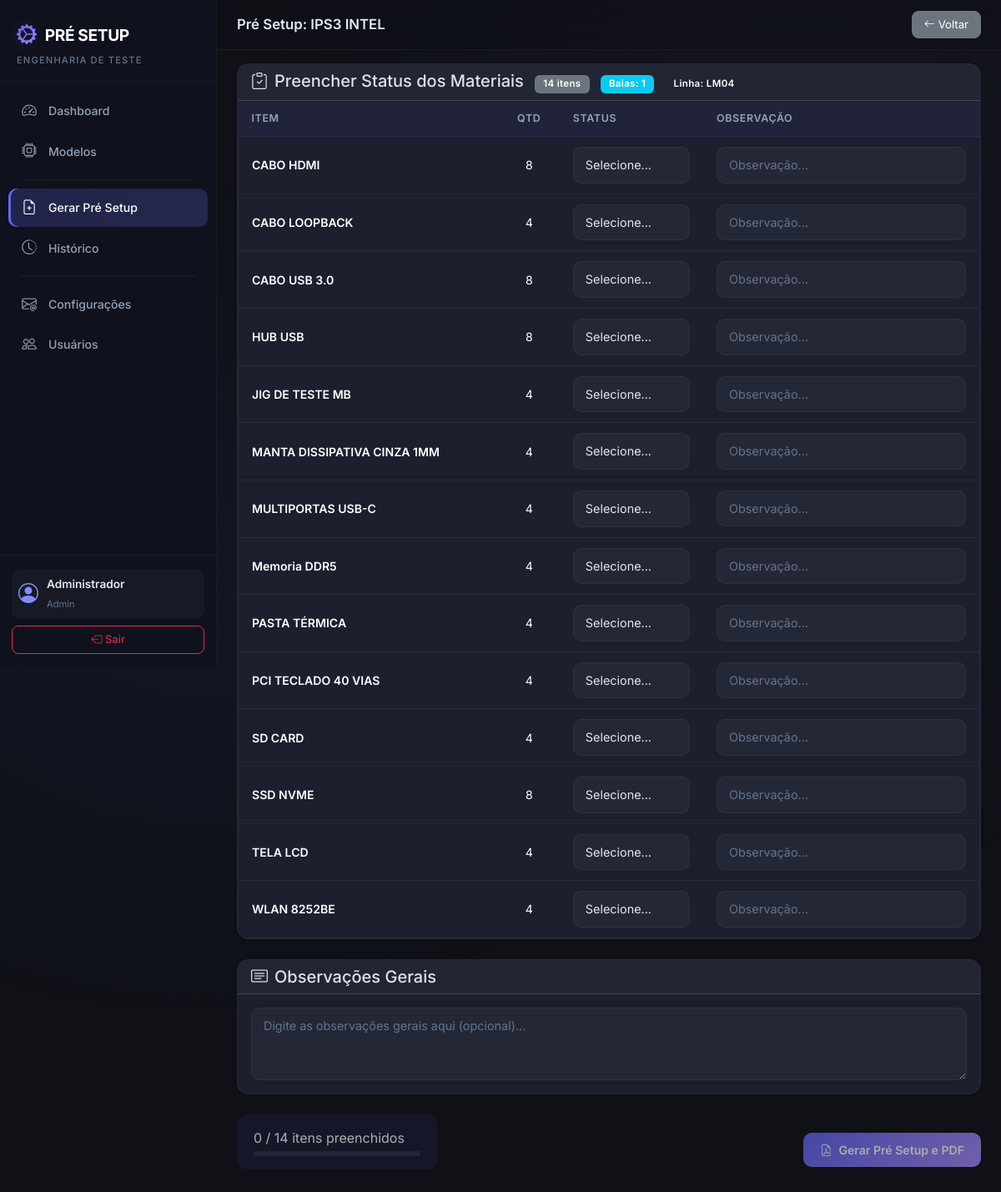
Page /setup/generate/3 (signed in) on the committed database.
### app/models.py (models this page shows, shortened)
class User(UserMixin, db.Model):
    __tablename__ = 'users'
    id = db.Column(db.Integer, primary_key=True)
    name = db.Column(db.String(150), nullable=False)
    username = db.Column(db.String(150), unique=True, nullable=False)
    email = db.Column(db.String(150), unique=True, nullable=True)
    password_hash = db.Column(db.String(256), nullable=False)
    profile = db.Column(db.String(50), nullable=False, default='Engenharia')  # Admin, Engenharia
    is_active_user = db.Column(db.Boolean, default=True)
    created_at = db.Column(db.DateTime, default=datetime.now)
    setups = db.relationship('PreSetup', backref='user', lazy='dynamic')
    @property
    def is_active(self):
        return self.is_active_user

class ProductModel(db.Model):
    __tablename__ = 'product_models'
    id = db.Column(db.Integer, primary_key=True)
    name = db.Column(db.String(150), unique=True, nullable=False)
    product_type = db.Column(db.String(50), nullable=False)  # Notebook, Desktop, Tiny
    station = db.Column(db.String(50), nullable=True)  # FCT, SHELL, IO
    is_active = db.Column(db.Boolean, default=True)
    created_at = db.Column(db.DateTime, default=datetime.now)
    template_items = db.relationship('TemplateItem', backref='product_model', lazy='dynamic',
                                     cascade='all, delete-orphan')
    items = db.relationship('Item', backref='product_model', lazy='dynamic',
                            cascade='all, delete-orphan')
    setups = db.relationship('PreSetup', backref='product_model', lazy='dynamic')

class Item(db.Model):
    __tablename__ = 'items'
    id = db.Column(db.Integer, primary_key=True)
    product_model_id = db.Column(db.Integer, db.ForeignKey('product_models.id'), nullable=True) # Temporarily nullable for migration
    name = db.Column(db.String(200), nullable=False)
    internal_code = db.Column(db.String(50), unique=False, nullable=True) # Removing unique constraint for simplicity
    category = db.Column(db.String(50), nullable=False, default='GERAL')
    description = db.Column(db.Text, nullable=True)
    image_filename = db.Column(db.String(300), nullable=True)
    quantity = db.Column(db.Integer, nullable=False, default=1)
    is_active = db.Column(db.Boolean, default=True)
    created_at = db.Column(db.DateTime, default=datetime.now)

### app/setup_requests/routes.py (the view)
@setup_bp.route('/generate/<int:model_id>')
@login_required
def generate_form(model_id):
    model = ProductModel.query.get_or_404(model_id)
    template_items = TemplateItem.query.filter_by(product_model_id=model_id).all()
    materials = Item.query.filter_by(product_model_id=model_id, is_active=True).order_by(Item.name).all()
    num_bays = request.args.get('num_bays', 1)
    linha = request.args.get('linha', 'LM04')
    return render_template('setup/generate_form.html',
                           model=model,
                           template_items=template_items,
                           materials=materials,
                           num_bays=num_bays,
                           linha=linha)

### app/models.py (called while the page is built)
@login_manager.user_loader
def load_user(user_id):
    return User.query.get(int(user_id))

### app/templates/setup/generate_form.html (shortened to what this page needs)
{% extends "base.html" %}
{% block page_title %}Pré Setup: {{ model.name }}{% endblock %}
{% block page_actions %}
<a href="{{ url_for('setup_requests.generate_select') }}" class="btn btn-secondary btn-sm">
    <i class="bi bi-arrow-left me-1"></i>Voltar
</a>
{% endblock %}
{% block content %}
<form method="POST" action="{{ url_for('setup_requests.generate_submit', model_id=model.id) }}" id="setupForm">
    <div class="card card-custom mb-4">
        <div class="card-header card-header-custom">
            <h5 class="mb-0">
                <i class="bi bi-clipboard-check me-2"></i>Preencher Status dos Materiais
                <span class="badge bg-secondary ms-2">{{ materials | length }} itens</span>
                <span class="badge bg-info ms-2">Baias: {{ num_bays }}</span>
                <span class="badge bg-purple ms-2">Linha: {{ linha }}</span>
            </h5>
        </div>
        <div class="card-body p-0">
            <div class="table-responsive">
                <table class="table table-custom mb-0">
                    <thead>
                        <tr>
                            <th>Item</th>
                            <th class="text-center">Qtd</th>
                            <th>Status</th>
                            <th>Observação</th>
                        </tr>
                    </thead>
                    <tbody>
                        {% if model.product_type in ['Notebook', 'Tiny'] %}
                            {% set qty_multiplier = 4 %}
                        {% else %}
                            {% set qty_multiplier = 3 %}
                        {% endif %}
                        {% for material in materials %}
                        <tr class="setup-item-row" data-item-id="{{ material.id }}">
                            <td class="fw-semibold">{{ material.name }}</td>
                            <td class="text-center">{{ material.quantity * qty_multiplier * num_bays|int }}</td>
                            <td style="min-width: 140px;">
                                <select class="form-select form-select-sm status-select" name="status_{{ material.id }}" required
                                        onchange="handleStatusChange(this, {{ material.id }})">
                                    <option value="">Selecione...</option>
                                </select>
                            </td>
                            <td>
                                <input type="text" class="form-control form-control-sm" name="observation_{{ material.id }}"
                                       id="obs_{{ material.id }}" placeholder="Observação...">
                            </td>
                        </tr>
                        {% endfor %}
                    </tbody>
                </table>
            </div>
        </div>
    </div>
    <div class="card card-custom mb-4">
        <div class="card-header card-header-custom">
            <h5 class="mb-0">
                <i class="bi bi-card-text me-2"></i>Observações Gerais
            </h5>
        </div>
        <div class="card-body p-3">
            <textarea class="form-control" name="general_observations" rows="3" placeholder="Digite as observações gerais aqui (opcional)..."></textarea>
        </div>
    </div>
    <div class="d-flex justify-content-between align-items-center">
        <div class="setup-progress">
            <span class="text-muted" id="progressText">0 / {{ materials | length }} itens preenchidos</span>
            <div class="progress mt-1" style="width: 200px; height: 6px;">
            </div>
        </div>
        <button type="submit" class="btn btn-primary btn-lg" id="generateBtn">
            <i class="bi bi-file-earmark-pdf me-2"></i>Gerar Pré Setup e PDF
        </button>
    </div>
</form>
{% endblock %}

### app/templates/base.html (shortened to what this page needs)
<!DOCTYPE html>
<html lang="pt-BR" data-bs-theme="dark">
<head>
    <link href="https://cdn.jsdelivr.net/npm/bootstrap@5.3.3/dist/css/bootstrap.min.css" rel="stylesheet">
    <link href="https://cdn.jsdelivr.net/npm/bootstrap-icons@1.11.3/font/bootstrap-icons.min.css" rel="stylesheet">
    <link rel="stylesheet" href="{{ url_for('static', filename='css/style.css') }}">
</head>
<body>
    {% if current_user.is_authenticated %}
    <nav class="sidebar" id="sidebar">
        <div class="sidebar-header">
            <div class="sidebar-brand">
                <i class="bi bi-gear-wide-connected"></i>
                <span>PRÉ SETUP</span>
            </div>
            <small class="sidebar-subtitle">Engenharia de Teste</small>
        </div>
        <ul class="sidebar-nav">
            <li class="sidebar-nav-item">
                <a href="{{ url_for('dashboard.index') }}" class="sidebar-nav-link {% if request.endpoint == 'dashboard.index' %}active{% endif %}">
                    <i class="bi bi-speedometer2"></i>
                    <span>Dashboard</span>
                </a>
            </li>
            {% if current_user.profile == 'Admin' %}
            <li class="sidebar-nav-item">
                <a href="{{ url_for('models_blueprint.index') }}" class="sidebar-nav-link {% if 'models_blueprint' in request.endpoint %}active{% endif %}">
                    <i class="bi bi-cpu"></i>
                    <span>Modelos</span>
                </a>
            </li>
            {% endif %}
            <li class="sidebar-divider"></li>
            <li class="sidebar-nav-item">
                <a href="{{ url_for('setup_requests.generate_select') }}" class="sidebar-nav-link {% if request.endpoint == 'setup_requests.generate_select' or request.endpoint == 'setup_requests.generate_form' %}active{% endif %}">
                    <i class="bi bi-file-earmark-plus"></i>
                    <span>Gerar Pré Setup</span>
                </a>
            </li>
            <li class="sidebar-nav-item">
                <a href="{{ url_for('setup_requests.history') }}" class="sidebar-nav-link {% if request.endpoint == 'setup_requests.history' or request.endpoint == 'setup_requests.detail' %}active{% endif %}">
                    <i class="bi bi-clock-history"></i>
                    <span>Histórico</span>
                </a>
            </li>
            {% if current_user.profile == 'Admin' %}
            <li class="sidebar-divider"></li>
            <li class="sidebar-nav-item">
                <a href="{{ url_for('email_config.index') }}" class="sidebar-nav-link {% if 'email_config' in request.endpoint %}active{% endif %}">
                    <i class="bi bi-envelope-at"></i>
                    <span>Configurações</span>
                </a>
            </li>
            <li class="sidebar-nav-item">
                <a href="{{ url_for('users.index') }}" class="sidebar-nav-link {% if 'users' in request.endpoint %}active{% endif %}">
                    <i class="bi bi-people"></i>
                    <span>Usuários</span>
                </a>
            </li>
            {% endif %}
        </ul>
        <div class="sidebar-footer">
            <div class="sidebar-user">
                <i class="bi bi-person-circle"></i>
                <div>
                    <div class="sidebar-user-name">{{ current_user.name }}</div>
                    <small class="sidebar-user-role">{{ current_user.profile }}</small>
                </div>
            </div>
            <a href="{{ url_for('auth.logout') }}" class="btn btn-outline-danger btn-sm w-100 mt-2">
                <i class="bi bi-box-arrow-left"></i> Sair
            </a>
        </div>
    </nav>
    <main class="main-content">
        <div class="topbar">
            <h5 class="topbar-title">{% block page_title %}{% endblock %}</h5>
            <div class="topbar-actions">
                {% block page_actions %}{% endblock %}
            </div>
        </div>
        <div class="container-fluid px-4 py-3">
            {% block content %}{% endblock %}
        </div>
    </main>
    {% else %}
        {% block fullpage %}{% endblock %}
    {% endif %}
</body>
</html>

### rows in the picture
User: name "Administrador", profile "Admin"
ProductModel: name "IPS3 INTEL"
Item: name "CABO HDMI", material.quantity*qty_multiplier*num_bays|int "8"
Item: name "CABO LOOPBACK", material.quantity*qty_multiplier*num_bays|int "4"
Item: name "CABO USB 3.0", material.quantity*qty_multiplier*num_bays|int "8"
Item: name "HUB USB", material.quantity*qty_multiplier*num_bays|int "8"
Item: name "JIG DE TESTE MB", material.quantity*qty_multiplier*num_bays|int "4"
Item: name "MANTA DISSIPATIVA CINZA 1MM", material.quantity*qty_multiplier*num_bays|int "4"
Item: name "MULTIPORTAS USB-C", material.quantity*qty_multiplier*num_bays|int "4"
Item: name "Memoria DDR5", material.quantity*qty_multiplier*num_bays|int "4"
Item: name "PASTA TÉRMICA", material.quantity*qty_multiplier*num_bays|int "4"
Item: name "PCI TECLADO 40 VIAS", material.quantity*qty_multiplier*num_bays|int "4"
Item: name "SD CARD", material.quantity*qty_multiplier*num_bays|int "4"
Item: name "SSD NVME", material.quantity*qty_multiplier*num_bays|int "8"
Item: name "TELA LCD", material.quantity*qty_multiplier*num_bays|int "4"
Item: name "WLAN 8252BE", material.quantity*qty_multiplier*num_bays|int "4"

### other values in the picture
{{ materials | length }} "14"
{{ num_bays }} "1"
{{ linha }} "LM04"
